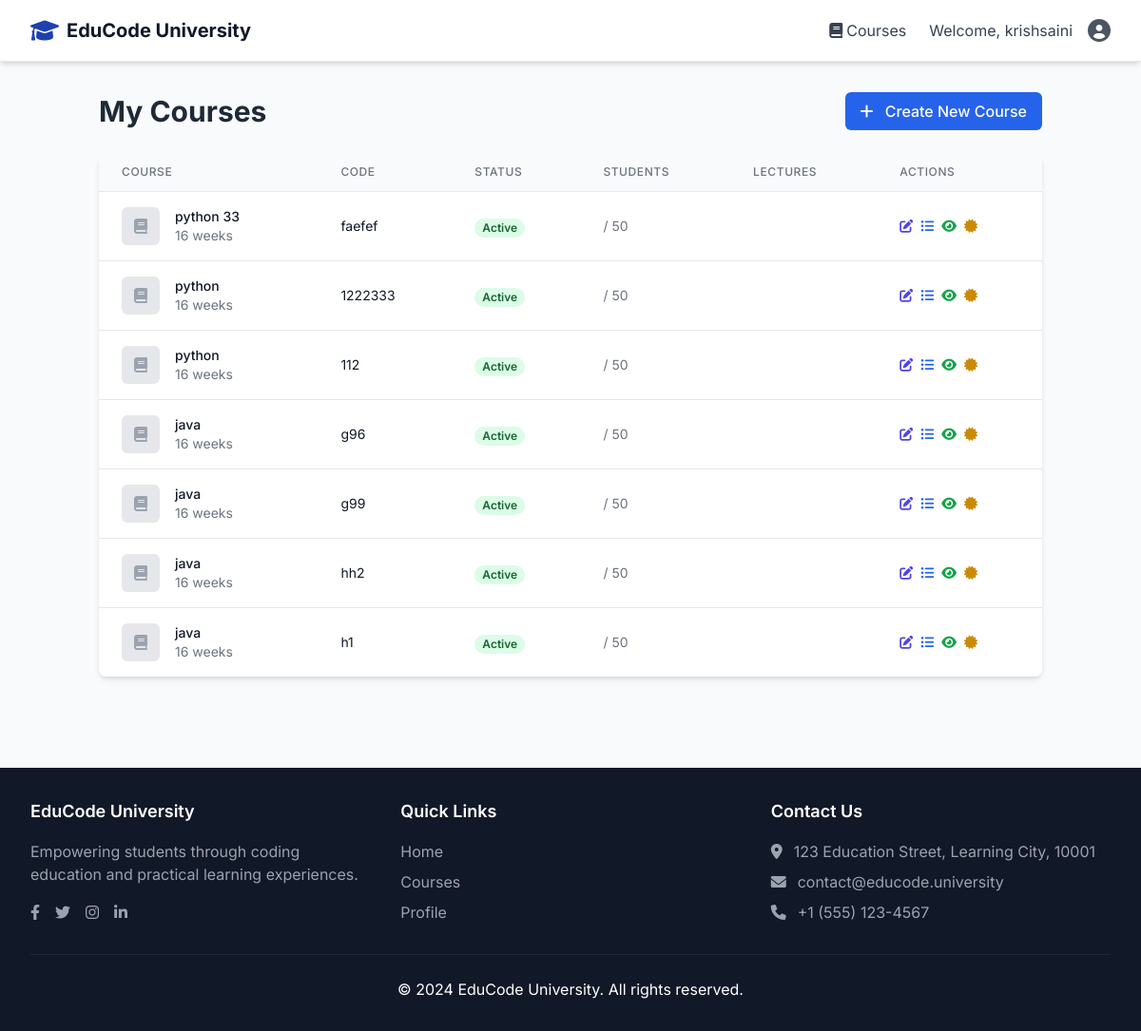
Page /courses/instructor/courses/ (signed in) on the committed database.
### accounts/models.py (models this page shows, shortened)
class User(AbstractUser):
    ROLE_CHOICES = [
        ('student', 'Student'),
        ('teacher', 'Teacher'),
        ('admin', 'Admin'),
    ]
    role = models.CharField(max_length=10, choices=ROLE_CHOICES, default='student')
    phone = models.CharField(max_length=15, blank=True, null=True)
    bio = models.TextField(blank=True, null=True)
    profile_picture = models.ImageField(upload_to='profile_pics/', blank=True, null=True)
    university_id = models.CharField(max_length=20, blank=True, null=True)
    department = models.CharField(max_length=100, blank=True, null=True)
    created_at = models.DateTimeField(auto_now_add=True)
    updated_at = models.DateTimeField(auto_now=True)

### courses/models.py (models this page shows, shortened)
class Course(models.Model):
    title = models.CharField(max_length=200)
    description = models.TextField()
    instructor = models.ForeignKey(
        settings.AUTH_USER_MODEL,
        on_delete=models.CASCADE,
        related_name='courses_taught',
        limit_choices_to={'role': 'teacher'}
    )
    thumbnail = models.ImageField(upload_to='course_thumbnails/', blank=True, null=True)
    code = models.CharField(max_length=20, unique=True)  # e.g., CS101, MATH201
    credits = models.IntegerField(default=3)
    duration_weeks = models.IntegerField(default=16)
    difficulty_level = models.CharField(
        max_length=20,
        choices=[
            ('beginner', 'Beginner'),
            ('intermediate', 'Intermediate'),
            ('advanced', 'Advanced')
        ],
        default='beginner'
    )
    programming_language = models.CharField(
        max_length=50,
        choices=[
            ('python', 'Python'),
            ('java', 'Java'),
            ('cpp', 'C++'),
            ('c', 'C'),
            ('javascript', 'JavaScript'),
            ('multiple', 'Multiple Languages')
        ],
        default='python'
    )
    price = models.DecimalField(max_digits=10, decimal_places=2, default=0.00)
    is_free = models.BooleanField(default=False)
    category = models.CharField(
        max_length=50,
        choices=[
            ('programming', 'Programming'),
            ('data_science', 'Data Science'),
            ('web_development', 'Web Development'),
            ('mobile_development', 'Mobile Development'),
            ('devops', 'DevOps'),
            ('design', 'Design'),
            ('business', 'Business'),
            ('other', 'Other')
        ],
        default='programming'
    )
    is_active = models.BooleanField(default=True)
    enrollment_limit = models.IntegerField(default=50)
    start_date = models.DateField()
    end_date = models.DateField()
    created_at = models.DateTimeField(auto_now_add=True)
    updated_at = models.DateTimeField(auto_now=True)

### courses/views.py (the view)
# urls.py: path('instructor/courses/', views.instructor_courses, name='instructor_courses'),
@login_required
def instructor_courses(request):
    if not request.user.is_authenticated or request.user.role != 'teacher':
        return redirect('accounts:login')
    courses = Course.objects.filter(instructor=request.user).order_by('-created_at')
    for course in courses:
        try:
            if not course.is_free and hasattr(course, 'price'):
                course.revenue = course.price * course.enrollments.count()
            else:
                course.revenue = 0
        except Exception:
            course.revenue = 0
    context = {
        'courses': courses,
        'title': 'My Courses'
    }
    return render(request, 'courses/instructor_courses.html', context)

### templates/courses/instructor_courses.html (shortened to what this page needs)
{% extends 'base.html' %}
{% block content %}
<div class="container mx-auto px-4 py-8">
    <div class="flex justify-between items-center mb-6">
        <h1 class="text-3xl font-bold text-gray-800">My Courses</h1>
        <a href="{% url 'courses:create_course' %}" class="bg-blue-600 hover:bg-blue-700 text-white font-medium py-2 px-4 rounded-md transition duration-300 ease-in-out">
            <i class="fas fa-plus mr-2"></i> Create New Course
        </a>
    </div>
    {% if courses %}
    <div class="bg-white rounded-lg shadow-md overflow-hidden">
        <table class="min-w-full divide-y divide-gray-200">
            <thead class="bg-gray-50">
                <tr>
                    <th scope="col" class="px-6 py-3 text-left text-xs font-medium text-gray-500 uppercase tracking-wider">Course</th>
                    <th scope="col" class="px-6 py-3 text-left text-xs font-medium text-gray-500 uppercase tracking-wider">Code</th>
                    <th scope="col" class="px-6 py-3 text-left text-xs font-medium text-gray-500 uppercase tracking-wider">Status</th>
                    <th scope="col" class="px-6 py-3 text-left text-xs font-medium text-gray-500 uppercase tracking-wider">Students</th>
                    <th scope="col" class="px-6 py-3 text-left text-xs font-medium text-gray-500 uppercase tracking-wider">Lectures</th>
                    <th scope="col" class="px-6 py-3 text-left text-xs font-medium text-gray-500 uppercase tracking-wider">Actions</th>
                </tr>
            </thead>
            <tbody class="bg-white divide-y divide-gray-200">
                {% for course in courses %}
                <tr>
                    <td class="px-6 py-4 whitespace-nowrap">
                        <div class="flex items-center">
                            {% if course.thumbnail %}
                            <div class="flex-shrink-0 h-10 w-10">
                                <img class="h-10 w-10 rounded-md object-cover" src="{{ course.thumbnail.url }}" alt="{{ course.title }}">
                            </div>
                            {% else %}
                            <div class="flex-shrink-0 h-10 w-10 bg-gray-200 rounded-md flex items-center justify-center">
                                <i class="fas fa-book text-gray-400"></i>
                            </div>
                            {% endif %}
                            <div class="ml-4">
                                <div class="text-sm font-medium text-gray-900">{{ course.title }}</div>
                                <div class="text-sm text-gray-500">{{ course.duration_weeks }} weeks</div>
                            </div>
                        </div>
                    </td>
                    <td class="px-6 py-4 whitespace-nowrap">
                        <div class="text-sm text-gray-900">{{ course.code }}</div>
                    </td>
                    <td class="px-6 py-4 whitespace-nowrap">
                        {% if course.is_active %}
                        <span class="px-2 inline-flex text-xs leading-5 font-semibold rounded-full bg-green-100 text-green-800">
                            Active
                        </span>
                        {% else %}
                        <span class="px-2 inline-flex text-xs leading-5 font-semibold rounded-full bg-gray-100 text-gray-800">
                            Draft
                        </span>
                        {% endif %}
                    </td>
                    <td class="px-6 py-4 whitespace-nowrap text-sm text-gray-500">
                        {{ course.enrolled_students.count }} / {{ course.enrollment_limit|default:"∞" }}
                    </td>
                    <td class="px-6 py-4 whitespace-nowrap text-sm text-gray-500">
                    </td>
                    <td class="px-6 py-4 whitespace-nowrap text-sm font-medium">
                        <div class="flex space-x-2">
                            <a href="{% url 'courses:edit_course' course.id %}" class="text-indigo-600 hover:text-indigo-900" title="Edit Course">
                                <i class="fas fa-edit"></i>
                            </a>
                            <a href="{% url 'courses:manage_lectures' course.id %}" class="text-blue-600 hover:text-blue-900" title="Manage Lectures">
                                <i class="fas fa-list-ul"></i>
                            </a>
                            <a href="{% url 'courses:course_detail' course.id %}" class="text-green-600 hover:text-green-900" title="View Course">
                                <i class="fas fa-eye"></i>
                            </a>
                            <a href="{% url 'certificates:course_list' course.id %}" class="text-yellow-600 hover:text-yellow-900" title="View Certificates">
                                <i class="fas fa-certificate"></i>
                            </a>
                        </div>
                    </td>
                </tr>
                {% endfor %}
            </tbody>
        </table>
    </div>
    {% endif %}
</div>
{% endblock %}

### templates/base.html (shortened to what this page needs)
<!DOCTYPE html>
<html lang="en">
<head>
    <script src="https://cdn.tailwindcss.com"></script>
    <link href="https://cdnjs.cloudflare.com/ajax/libs/font-awesome/6.0.0/css/all.min.css" rel="stylesheet">
</head>
<body class="bg-gray-50 min-h-screen">
    <nav class="bg-white shadow-md border-b sticky top-0 z-50 transition-all duration-300">
        <div class="max-w-7xl mx-auto px-4 sm:px-6 lg:px-8">
            <div class="flex justify-between h-16">
                <div class="flex items-center">
                    <a href="{% url 'home' %}" class="flex items-center space-x-2 hover-scale">
                        <i class="fas fa-graduation-cap text-2xl text-primary"></i>
                        <span class="text-xl font-bold text-gray-900">EduCode University</span>
                    </a>
                </div>
                <div class="hidden md:flex items-center space-x-6">
                    {% if user.is_authenticated %}
                        <a href="{% url 'courses:course_list' %}" class="text-gray-700 hover:text-primary flex items-center space-x-1 transition duration-300 ease-in-out hover:scale-105">
                            <i class="fas fa-book"></i>
                            <span>Courses</span>
                        </a>
                        <div class="flex items-center space-x-4">
                            <span class="text-gray-700 hidden lg:inline">Welcome, {{ user.username }}</span>
                            <div class="relative">
                                <button type="button" class="flex items-center text-sm rounded-full focus:outline-none focus:ring-2 focus:ring-offset-2 focus:ring-primary transition duration-300 ease-in-out hover:scale-105" id="user-menu-button">
                                    <i class="fas fa-user-circle text-2xl text-gray-600"></i>
                                </button>
                            </div>
                        </div>
                    {% endif %}
                </div>
            </div>
        </div>
    </nav>
    <main class="animate-fade-in">
        {% block content %}
        {% endblock %}
    </main>
    <footer class="bg-gray-900 text-white mt-16">
        <div class="max-w-7xl mx-auto px-4 sm:px-6 lg:px-8 py-8">
            <div class="grid grid-cols-1 md:grid-cols-3 gap-8 mb-8">
                <div>
                    <h3 class="text-lg font-semibold mb-4 text-white">EduCode University</h3>
                    <p class="text-gray-400 mb-4">Empowering students through coding education and practical learning experiences.</p>
                    <div class="flex space-x-4">
                        <a href="#" class="text-gray-400 hover:text-white transition-colors duration-300">
                            <i class="fab fa-facebook-f"></i>
                        </a>
                        <a href="#" class="text-gray-400 hover:text-white transition-colors duration-300">
                            <i class="fab fa-twitter"></i>
                        </a>
                        <a href="#" class="text-gray-400 hover:text-white transition-colors duration-300">
                            <i class="fab fa-instagram"></i>
                        </a>
                        <a href="#" class="text-gray-400 hover:text-white transition-colors duration-300">
                            <i class="fab fa-linkedin-in"></i>
                        </a>
                    </div>
                </div>
                <div>
                    <h3 class="text-lg font-semibold mb-4 text-white">Quick Links</h3>
                    <ul class="space-y-2">
                        <li><a href="{% url 'home' %}" class="text-gray-400 hover:text-white transition-colors duration-300">Home</a></li>
                        <li><a href="{% url 'courses:course_list' %}" class="text-gray-400 hover:text-white transition-colors duration-300">Courses</a></li>
                        {% if user.is_authenticated %}
                            <li><a href="{% url 'accounts:profile' %}" class="text-gray-400 hover:text-white transition-colors duration-300">Profile</a></li>
                        {% else %}
                            <li><a href="{% url 'accounts:login' %}" class="text-gray-400 hover:text-white transition-colors duration-300">Login</a></li>
                            <li><a href="{% url 'accounts:register' %}" class="text-gray-400 hover:text-white transition-colors duration-300">Register</a></li>
                        {% endif %}
                    </ul>
                </div>
                <div>
                    <h3 class="text-lg font-semibold mb-4 text-white">Contact Us</h3>
                    <ul class="space-y-2 text-gray-400">
                        <li class="flex items-start">
                            <i class="fas fa-map-marker-alt mt-1 mr-3"></i>
                            <span>123 Education Street, Learning City, 10001</span>
                        </li>
                        <li class="flex items-center">
                            <i class="fas fa-envelope mr-3"></i>
                            <span>contact@educode.university</span>
                        </li>
                        <li class="flex items-center">
                            <i class="fas fa-phone mr-3"></i>
                            <span>+1 (555) 123-4567</span>
                        </li>
                    </ul>
                </div>
            </div>
            <div class="border-t border-gray-800 pt-6 text-center">
                <p>&copy; 2024 EduCode University. All rights reserved.</p>
            </div>
        </div>
    </footer>
</body>
</html>

### templates/base.html (style rules this page uses)
body { font-family: 'Inter', sans-serif; }
.animate-fade-in { animation: fadeIn 0.5s ease-in-out; }
.hover-scale { transition: transform 0.3s ease; }

### rows in the picture
User: username "krishsaini"
Course: title "python 33", duration_weeks "16", code "faefef", is_active "Active", enrollment_limit "50"
Course: title "python", duration_weeks "16", code "1222333", is_active "Active", enrollment_limit "50"
Course: title "python", duration_weeks "16", code "112", is_active "Active", enrollment_limit "50"
Course: title "java", duration_weeks "16", code "g96", is_active "Active", enrollment_limit "50"
Course: title "java", duration_weeks "16", code "g99", is_active "Active", enrollment_limit "50"
Course: title "java", duration_weeks "16", code "hh2", is_active "Active", enrollment_limit "50"
Course: title "java", duration_weeks "16", code "h1", is_active "Active", enrollment_limit "50"
